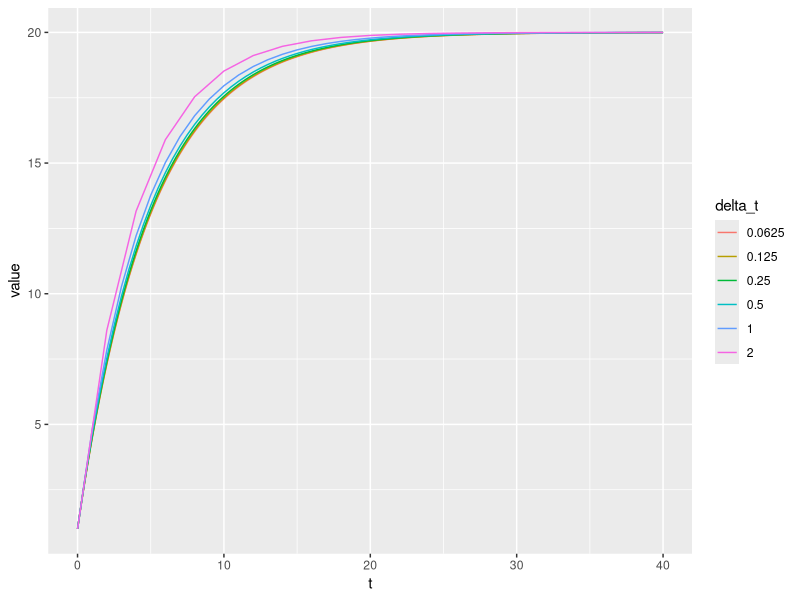

Write the R code that produced this figure.
## ---- chunk 1
knitr::opts_chunk$set(echo = TRUE)
## ---- chunk 2
library(tidyverse)
library(data.table)
## ---- chunk 3
euler_calculation <- function(seed, delta_t, iter_num, grad_f) {
  iter_env <- new.env() # create an environment for a local variable
  iter_env$cur_val <- seed
  results <- sapply(1:iter_num, function(iter) {
    grad <- grad_f(iter_env$cur_val)
    iter_env$cur_val <- iter_env$cur_val + (grad*delta_t)
    return(iter_env$cur_val)
  })
  return(c(seed, results))
}

newton_cooling_f <- function(x) {
  return(0.2*(20 - x))
}
## ---- chunk 4
final_t <- 40
delta_ts <- 2/(2^(0:5))
init_val <- 1
result_df <- data.frame()

for (delta_t in delta_ts) {
  new_iter_num <- final_t/delta_t
  results <- euler_calculation(init_val, delta_t, new_iter_num, newton_cooling_f)
  ts <- (0:(new_iter_num))*delta_t
  
  result_df <- rbind(result_df, data.frame(t = ts, value = results,
                                           delta_t = rep(as.character(delta_t), length(new_iter_num))))
}

ggplot(data = result_df, aes(x = t, y = value, color = delta_t)) +
  geom_line()
